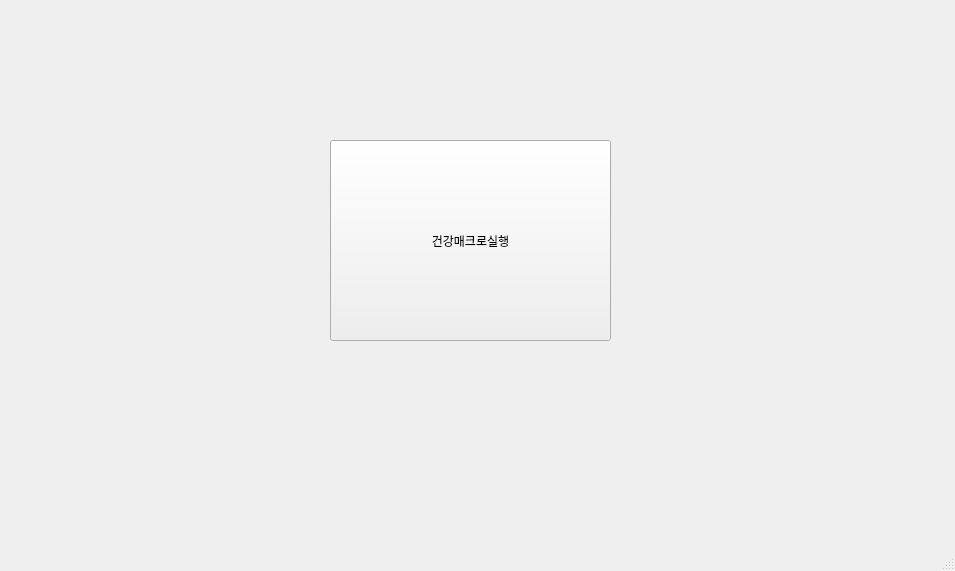
<?xml version="1.0" encoding="UTF-8"?>
<ui version="4.0">
 <class>MainWindow</class>
 <widget class="QMainWindow" name="MainWindow">
  <property name="geometry">
   <rect>
    <x>0</x>
    <y>0</y>
    <width>955</width>
    <height>571</height>
   </rect>
  </property>
  <property name="windowTitle">
   <string>MainWindow</string>
  </property>
  <widget class="QWidget" name="centralwidget">
   <widget class="QPushButton" name="mExebtn">
    <property name="geometry">
     <rect>
      <x>330</x>
      <y>140</y>
      <width>281</width>
      <height>201</height>
     </rect>
    </property>
    <property name="text">
     <string>건강매크로실행</string>
    </property>
   </widget>
  </widget>
  <widget class="QMenuBar" name="menubar">
   <property name="geometry">
    <rect>
     <x>0</x>
     <y>0</y>
     <width>955</width>
     <height>26</height>
    </rect>
   </property>
  </widget>
  <widget class="QStatusBar" name="statusbar"/>
  <action name="action">
   <property name="text">
    <string>건강매크로실행</string>
   </property>
  </action>
 </widget>
 <resources/>
 <connections/>
</ui>
